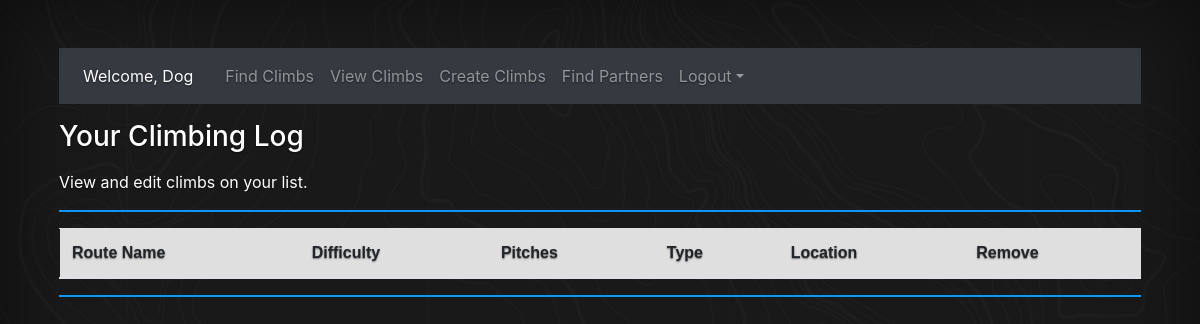
The page /view_climbs (signed in) on the database as committed earlier.
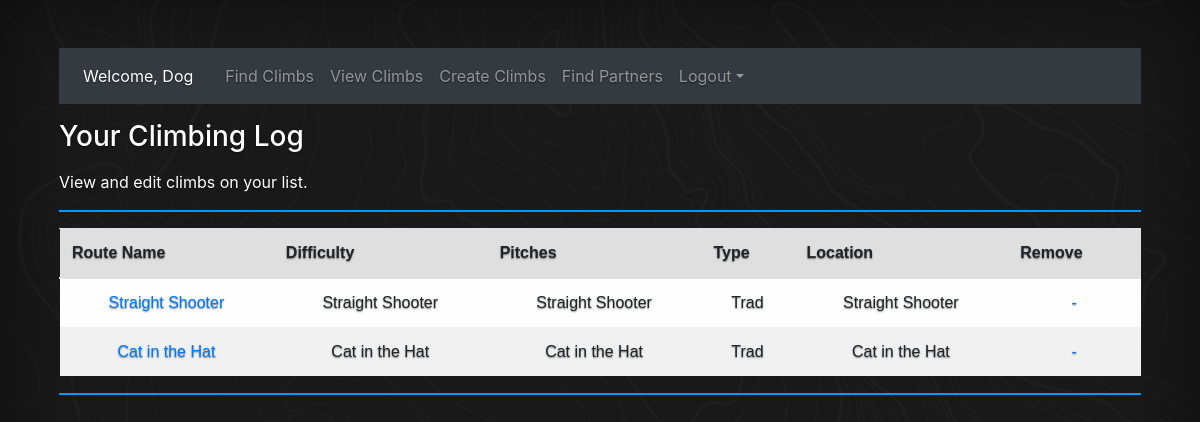
The same page on the database as committed later.
### python_app/models.py (models this page shows, shortened)
class User(models.Model):
    first_name = models.CharField(max_length = 50)
    last_name = models.CharField(max_length = 50)
    email = models.CharField(max_length = 50)
    password = models.CharField(max_length = 255)
    created_at = models.DateTimeField(auto_now_add=True)
    updated_at = models.DateTimeField(auto_now=True)
    objects = UserManager()

class Trail(models.Model):
    trail_name = models.CharField(max_length=255)
    location = models.CharField(max_length=255)
    elevation = models.CharField(max_length=10)
    difficulty = models.CharField(max_length=255)
    desc = models.TextField()
    creator = models.ForeignKey(User, related_name="created_hike", on_delete=models.CASCADE)
    objects = TrailManager()
    created_at = models.DateField(auto_now_add=True)
    updated_at = models.DateField(auto_now=True)

### python_app/views.py (the view)
# urls.py: path('view_climbs', views.view_climbs),
def view_climbs(request):
    context = {
        "user" : User.objects.get(id = request.session['user_id']),
        "climbs" : Trail.objects.filter(creator = request.session['user_id'])
    }
    return render(request, 'view_climbs.html', context)

### python_app/templates/view_climbs.html (shortened to what this page needs)
<!DOCTYPE html>
<html lang="en">
<head>
    {% load static %}
    <link rel="stylesheet" href="https://stackpath.bootstrapcdn.com/bootstrap/4.3.1/css/bootstrap.min.css">
    <link rel="stylesheet" href="{% static 'css/style.css' %}">
</head>
<body>
<div class="cover-container p-5 w-720 mx-auto flex-column">
    <nav class="navbar navbar-expand-lg navbar-dark bg-dark">
        <div class="collapse navbar-collapse justify-content-md-center" id="navbarsExample08">
            <ul class="navbar-nav mr-auto">
                <li class="nav-item active">
                    <a class="nav-link" href="#">Welcome, {{ user.first_name }} <span class="sr-only">(current)</span></a>
                </li>
                <li class="nav-item">
                    <a class="nav-link" href="#"></a>
                </li>
                <li class="nav-item">
                    <a class="nav-link" href="/dashboard">Find Climbs</a>
                </li>
                <li class="nav-item">
                    <a class="nav-link" href="/view_climbs">View Climbs</a>
                </li>
                <li class="nav-item">
                    <a class="nav-link" href="/create_trail">Create Climbs</a>
                </li>
                <li class="nav-item">
                    <a class="nav-link" href="#">Find Partners</a>
                </li>
                <li class="nav-item dropdown">
                    <a class="nav-link dropdown-toggle" href="#" id="dropdown08" data-toggle="dropdown" aria-haspopup="true" aria-expanded="false">Logout</a>
                </li>
            </ul>
        </div>
    </nav>
    <div id="welcome">
        <h3>Your Climbing Log</h3>
        <p class="p-10">View and edit climbs on your list.</p>
    </div welcome>
    <hr class="dashline">
    <table class='table'>
        <thead>
            <th>Route Name</th>
            <th>Difficulty</th>
            <th>Pitches</th>
            <th>Type</th>
            <th>Location</th>
            <th>Remove</th>
        </thead>
        <tbody>
            {% for r in climbs %}
            <tr>
                <td><a href="{{ r.desc }}" target='_blank'>{{r.trail_name}}</a></td>
                <td>{{r.difficulty}}</td>
                <td>{{r.trail_name}}</td>
                <td>{{r.elevation}}</td>
                <td>{{r.trail_name}}</td>
                <td><a href='/remove_climb/{{r.id}}'>-</a></td>
            </tr>
            {% endfor %}
        </tbody>
    </table>
    <hr class="dashline">
    <br>
    <br>
    <br>
    <br>
    <br>
</div container>
<link rel="stylesheet" href="https://unpkg.com/leaflet@1.6.0/dist/leaflet.css"/>
</body>
</html>

### python_app/static/css/style.css (style rules this page uses)
hr { width: 250px; color: #0D96FA; border: 1px solid #0D96FA; }
.dashline { width: 1080px; }
html, body { height: 100%; background-image: url(topo-bg.jpg); }
body { display: -ms-flexbox; display: flex; color: #fff; text-shadow: 0 .05rem .1rem rgba(0, 0, 0, .5); box-shadow: inset 0 0 5rem rgba(0, 0, 0, .5); }
table { color: #333; font-family: Helvetica, Arial, sans-serif; width: 960px; border-collapse: collapse; border-spacing: 0; }
td, th { border: 1px solid transparent; height: 30px; transition: all 0.5s; }
th { background: #DFDFDF; font-weight: bold; }
td { background: #FAFAFA; text-align: center; }
tr:nth-child(even) td { background: #F1F1F1; }
tr:nth-child(odd) td { background: #FEFEFE; }

Rows that differ between the two databases and show on the page:
added Trail: trail_name "Straight Shooter", difficulty "Straight Shooter", elevation "Trad"
added Trail: trail_name "Cat in the Hat", difficulty "Cat in the Hat", elevation "Trad"
